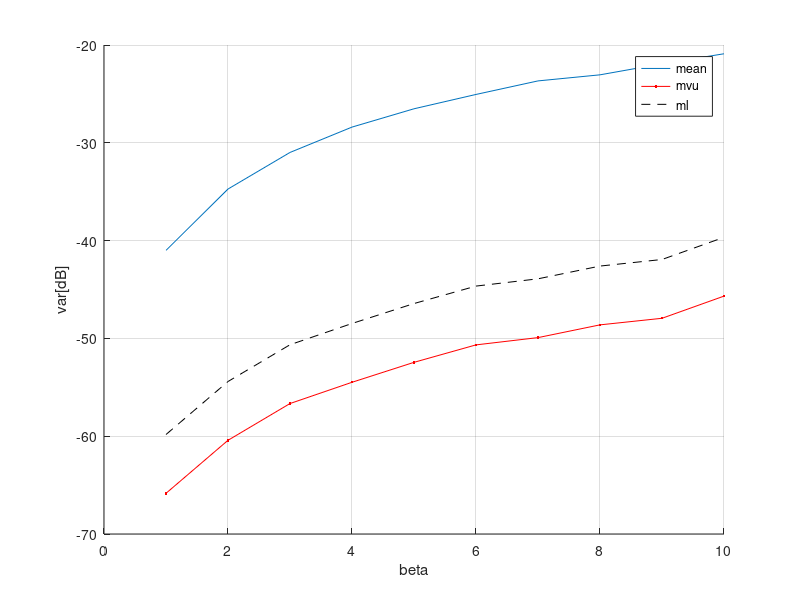

Write MATLAB code to recreate this figure.
clc; close all; clear
%randomize numbers between [a,b]
% beta = 2; N = 10000;
% 
% x = rand(N, 1) * beta;
% 
% MeanEstimator = mean(x);
% MVUEstimator = (N+1)*max(x) / (2*N);

beta=(linspace(1,10,10))';
N_betas=size(beta,1);
N=1000;
MeanEstimator=zeros(N,N_betas);
MVUEstimator=zeros(N,N_betas);
MLEstimator=zeros(N,N_betas);
V_MeanEstimator=zeros(N_betas,1);
V_MVUEstimator=zeros(N_betas,1);
V_MLEstimator=zeros(N_betas,1);
for k=1:N_betas
   for n=1:N
        x=rand(N,1)*beta(k,1);
        MeanEstimator(n,k)=mean(x,1);        
        MVUEstimator(n,k)=(N+1)*max(x,[],1)/(2*N);
        MLEstimator(n,k)=max(x,[],1);
    end
    V_MeanEstimator(k,1)=var(MeanEstimator(:,k));
    V_MVUEstimator(k,1)=var(MVUEstimator(:,k));
    V_MLEstimator(k,1)=var(MLEstimator(:,k));
end
figure, hold on;
plot(beta,10*log10(V_MeanEstimator));
plot(beta,10*log10(V_MVUEstimator),'r.-');
plot(beta,10*log10(V_MLEstimator),'k--');
xlabel('beta'); ylabel('var[dB]');
hold off;
legend('mean','mvu','ml','location','best');
grid;